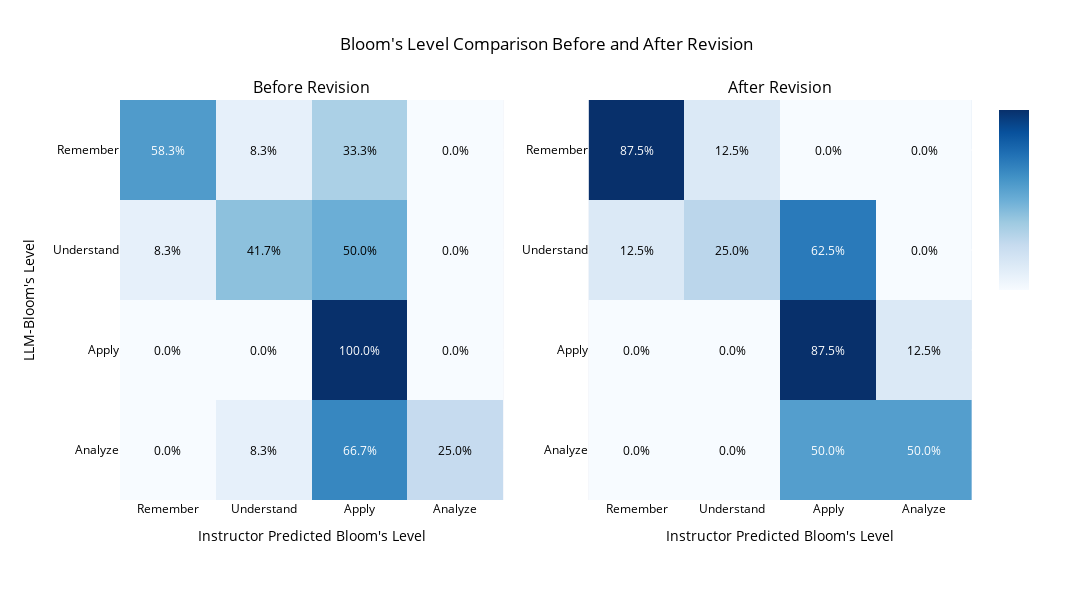

Source (notebook cell):
### Code cell
import plotly.graph_objects as go
from plotly.subplots import make_subplots

# Map objective values to labels
objective_labels = {1: 'Remember', 2: 'Understand', 3: 'Apply', 4: 'Analyze'}
df_flow['Objective_Label'] = df_flow['objective'].map(objective_labels)
df_flow['Teacher_Label'] = df_flow['Teacher_Blooms'].map(objective_labels)

df_flow2['Objective_Label'] = df_flow2['objective_x'].map(objective_labels)
df_flow2['Teacher_Label'] = df_flow2['Teacher_Blooms'].map(objective_labels)

# Define the desired order of labels
label_order = ['Remember', 'Understand', 'Apply', 'Analyze']
label_order_reverse = ['Analyze', 'Apply','Understand', 'Remember']

# Convert columns to categorical with the desired order
df_flow['Objective_Label'] = pd.Categorical(df_flow['Objective_Label'], categories=label_order_reverse, ordered=True)
df_flow['Teacher_Label'] = pd.Categorical(df_flow['Teacher_Label'], categories=label_order, ordered=True)

df_flow2['Objective_Label'] = pd.Categorical(df_flow2['Objective_Label'], categories=label_order_reverse, ordered=True)
df_flow2['Teacher_Label'] = pd.Categorical(df_flow2['Teacher_Label'], categories=label_order, ordered=True)

# Pivot the DataFrames to create matrices for the heatmaps, using the correct label order
heatmap_data1 = df_flow.pivot_table(index='Objective_Label', columns='Teacher_Label', values='count', fill_value=0)
heatmap_data2 = df_flow2.pivot_table(index='Objective_Label', columns='Teacher_Label', values='count', fill_value=0)

# Calculate percentages for annotations
heatmap_percentage1 = heatmap_data1.div(heatmap_data1.sum(axis=1), axis=0) * 100
heatmap_percentage2 = heatmap_data2.div(heatmap_data2.sum(axis=1), axis=0) * 100
# Determine the color
def get_font_color(z_value, max_value):
    # Use a heuristic: white for dark shades and black for light shades
    return 'white' if z_value > 0.5 * max_value else 'black'


# Create a subplot figure with two columns
fig = make_subplots(rows=1, cols=2, subplot_titles=('Before Revision', 'After Revision'))

# First heatmap (Before Revision)
fig.add_trace(go.Heatmap(
    z=heatmap_data1.values,
    x=heatmap_data1.columns,
    y=heatmap_data1.index,
    colorscale='Blues',  # Changed to blue scale
    colorbar=dict(
        tickvals=[heatmap_data1.values.min(), heatmap_data1.values.max()],
        ticktext=['', ''],
        len=0.5,  # Length of the colorbar
        y=0.75  # Position the colorbar in the middle of the first heatmap
    ),
    zmin=0,
    zmax=heatmap_data1.values.max()
), row=1, col=1)

# Add annotations for the first heatmap
for i, row in enumerate(heatmap_data1.index):
    for j, col in enumerate(heatmap_data1.columns):
        percentage = heatmap_percentage1.iloc[i, j]
        font_color = get_font_color(heatmap_data1.values[i, j], heatmap_data1.values.max())
        fig.add_annotation(
            x=j,
            y=i,
            text=f'{percentage:.1f}%',
            font=dict(size=12, color=font_color),
            showarrow=False,
            xref='x1',
            yref='y1'
        )

# Second heatmap (After Revision)
fig.add_trace(go.Heatmap(
    z=heatmap_data2.values,
    x=heatmap_data2.columns,
    y=heatmap_data2.index,
    colorscale='Blues',  # Changed to blue scale
    colorbar=dict(
        tickvals=[heatmap_data2.values.min(), heatmap_data2.values.max()],
        ticktext=['', ''],
        len=0.5,  # Length of the colorbar
        y=0.75  # Align it with the first colorbar
    ),
    zmin=0,
    zmax=heatmap_data2.values.max()
), row=1, col=2)

# Add annotations for the second heatmap
for i, row in enumerate(heatmap_data2.index):
    for j, col in enumerate(heatmap_data2.columns):
        percentage = heatmap_percentage2.iloc[i, j]
        font_color = get_font_color(heatmap_data2.values[i, j], heatmap_data2.values.max())
        fig.add_annotation(
            x=j,
            y=i,
            text=f'{percentage:.1f}%',
            font=dict(size=12, color=font_color),
            showarrow=False,
            xref='x2',
            yref='y2'
        )

# Update layout with annotations and other settings
fig.update_layout(
    title_text="Bloom's Level Comparison Before and After Revision",
    title_x=0.5,
    font=dict(size=12, color='black'),
    width=1200,  # Adjust width
    height=600,  # Adjust height
    margin=dict(l=120, r=120, t=100, b=100)
)

# Update axes labels
fig.update_xaxes(title_text="Instructor Predicted Bloom's Level", row=1, col=1)
fig.update_yaxes(title_text="LLM-Bloom's Level", row=1, col=1)
fig.update_xaxes(title_text="Instructor Predicted Bloom's Level", row=1, col=2)
fig.update_yaxes(title_text="", row=1, col=2)

# Show the plot
fig.show()

### Figure 1 — Plotly figure (JSON) as saved in the notebook; plotly's stock layout.template omitted (floating-point values rounded to 4 significant figures)
{"data": [{"colorbar": {"len": 0.5, "ticktext": ["", ""], "tickvals": [0, 12], "x": 1.02, "y": 0.75}, "colorscale": [[0, "rgb(247,251,255)"], [0.125, "rgb(222,235,247)"], [0.25, "rgb(198,219,239)"], [0.375, "rgb(158,202,225)"], [0.5, "rgb(107,174,214)"], [0.625, "rgb(66,146,198)"], [0.75, "rgb(33,113,181)"], [0.875, "rgb(8,81,156)"], [1, "rgb(8,48,107)"]], "type": "heatmap", "x": ["Remember", "Understand", "Apply", "Analyze"], "xaxis": "x", "y": ["Analyze", "Apply", "Understand", "Remember"], "yaxis": "y", "z": [[0, 1, 8, 3], [0, 0, 12, 0], [1, 5, 6, 0], [7, 1, 4, 0]], "zmax": 12, "zmin": 0}, {"colorbar": {"len": 0.5, "ticktext": ["", ""], "tickvals": [0, 21], "x": 1.02, "y": 0.75}, "colorscale": [[0, "rgb(247,251,255)"], [0.125, "rgb(222,235,247)"], [0.25, "rgb(198,219,239)"], [0.375, "rgb(158,202,225)"], [0.5, "rgb(107,174,214)"], [0.625, "rgb(66,146,198)"], [0.75, "rgb(33,113,181)"], [0.875, "rgb(8,81,156)"], [1, "rgb(8,48,107)"]], "type": "heatmap", "x": ["Remember", "Understand", "Apply", "Analyze"], "xaxis": "x2", "y": ["Analyze", "Apply", "Understand", "Remember"], "yaxis": "y2", "z": [[0, 0, 12, 12], [0, 0, 21, 3], [3, 6, 15, 0], [21, 3, 0, 0]], "zmax": 21, "zmin": 0}], "layout": {"annotations": [{"font": {"size": 16}, "showarrow": false, "text": "Before Revision", "x": 0.225, "xanchor": "center", "xref": "paper", "y": 1, "yanchor": "bottom", "yref": "paper"}, {"font": {"size": 16}, "showarrow": false, "text": "After Revision", "x": 0.775, "xanchor": "center", "xref": "paper", "y": 1, "yanchor": "bottom", "yref": "paper"}, {"font": {"color": "black", "size": 12}, "showarrow": false, "text": "0.0%", "x": 0, "xref": "x", "y": 0, "yref": "y"}, {"font": {"color": "black", "size": 12}, "showarrow": false, "text": "8.3%", "x": 1, "xref": "x", "y": 0, "yref": "y"}, {"font": {"color": "white", "size": 12}, "showarrow": false, "text": "66.7%", "x": 2, "xref": "x", "y": 0, "yref": "y"}, {"font": {"color": "black", "size": 12}, "showarrow": false, "text": "25.0%", "x": 3, "xref": "x", "y": 0, "yref": "y"}, {"font": {"color": "black", "size": 12}, "showarrow": false, "text": "0.0%", "x": 0, "xref": "x", "y": 1, "yref": "y"}, {"font": {"color": "black", "size": 12}, "showarrow": false, "text": "0.0%", "x": 1, "xref": "x", "y": 1, "yref": "y"}, {"font": {"color": "white", "size": 12}, "showarrow": false, "text": "100.0%", "x": 2, "xref": "x", "y": 1, "yref": "y"}, {"font": {"color": "black", "size": 12}, "showarrow": false, "text": "0.0%", "x": 3, "xref": "x", "y": 1, "yref": "y"}, {"font": {"color": "black", "size": 12}, "showarrow": false, "text": "8.3%", "x": 0, "xref": "x", "y": 2, "yref": "y"}, {"font": {"color": "black", "size": 12}, "showarrow": false, "text": "41.7%", "x": 1, "xref": "x", "y": 2, "yref": "y"}, {"font": {"color": "black", "size": 12}, "showarrow": false, "text": "50.0%", "x": 2, "xref": "x", "y": 2, "yref": "y"}, {"font": {"color": "black", "size": 12}, "showarrow": false, "text": "0.0%", "x": 3, "xref": "x", "y": 2, "yref": "y"}, {"font": {"color": "white", "size": 12}, "showarrow": false, "text": "58.3%", "x": 0, "xref": "x", "y": 3, "yref": "y"}, {"font": {"color": "black", "size": 12}, "showarrow": false, "text": "8.3%", "x": 1, "xref": "x", "y": 3, "yref": "y"}, {"font": {"color": "black", "size": 12}, "showarrow": false, "text": "33.3%", "x": 2, "xref": "x", "y": 3, "yref": "y"}, {"font": {"color": "black", "size": 12}, "showarrow": false, "text": "0.0%", "x": 3, "xref": "x", "y": 3, "yref": "y"}, {"font": {"color": "black", "size": 12}, "showarrow": false, "text": "0.0%", "x": 0, "xref": "x2", "y": 0, "yref": "y2"}, {"font": {"color": "black", "size": 12}, "showarrow": false, "text": "0.0%", "x": 1, "xref": "x2", "y": 0, "yref": "y2"}, {"font": {"color": "white", "size": 12}, "showarrow": false, "text": "50.0%", "x": 2, "xref": "x2", "y": 0, "yref": "y2"}, {"font": {"color": "white", "size": 12}, "showarrow": false, "text": "50.0%", "x": 3, "xref": "x2", "y": 0, "yref": "y2"}, {"font": {"color": "black", "size": 12}, "showarrow": false, "text": "0.0%", "x": 0, "xref": "x2", "y": 1, "yref": "y2"}, {"font": {"color": "black", "size": 12}, "showarrow": false, "text": "0.0%", "x": 1, "xref": "x2", "y": 1, "yref": "y2"}, {"font": {"color": "white", "size": 12}, "showarrow": false, "text": "87.5%", "x": 2, "xref": "x2", "y": 1, "yref": "y2"}, {"font": {"color": "black", "size": 12}, "showarrow": false, "text": "12.5%", "x": 3, "xref": "x2", "y": 1, "yref": "y2"}, {"font": {"color": "black", "size": 12}, "showarrow": false, "text": "12.5%", "x": 0, "xref": "x2", "y": 2, "yref": "y2"}, {"font": {"color": "black", "size": 12}, "showarrow": false, "text": "25.0%", "x": 1, "xref": "x2", "y": 2, "yref": "y2"}, {"font": {"color": "white", "size": 12}, "showarrow": false, "text": "62.5%", "x": 2, "xref": "x2", "y": 2, "yref": "y2"}, {"font": {"color": "black", "size": 12}, "showarrow": false, "text": "0.0%", "x": 3, "xref": "x2", "y": 2, "yref": "y2"}, {"font": {"color": "white", "size": 12}, "showarrow": false, "text": "87.5%", "x": 0, "xref": "x2", "y": 3, "yref": "y2"}, {"font": {"color": "black", "size": 12}, "showarrow": false, "text": "12.5%", "x": 1, "xref": "x2", "y": 3, "yref": "y2"}, {"font": {"color": "black", "size": 12}, "showarrow": false, "text": "0.0%", "x": 2, "xref": "x2", "y": 3, "yref": "y2"}, {"font": {"color": "black", "size": 12}, "showarrow": false, "text": "0.0%", "x": 3, "xref": "x2", "y": 3, "yref": "y2"}], "font": {"color": "black", "size": 12}, "height": 600, "margin": {"b": 100, "l": 120, "r": 120, "t": 100}, "title": {"text": "Bloom's Level Comparison Before and After Revision", "x": 0.5}, "width": 1200, "xaxis": {"anchor": "y", "autorange": true, "domain": [0, 0.45], "range": [-0.5, 3.5], "title": {"text": "Instructor Predicted Bloom's Level"}, "type": "category"}, "xaxis2": {"anchor": "y2", "autorange": true, "domain": [0.55, 1], "range": [-0.5, 3.5], "title": {"text": "Instructor Predicted Bloom's Level"}, "type": "category"}, "yaxis": {"anchor": "x", "autorange": true, "domain": [0, 1], "range": [-0.5, 3.5], "title": {"text": "LLM-Bloom's Level"}, "type": "category"}, "yaxis2": {"anchor": "x2", "autorange": true, "domain": [0, 1], "range": [-0.5, 3.5], "title": {"text": ""}, "type": "category"}}}
